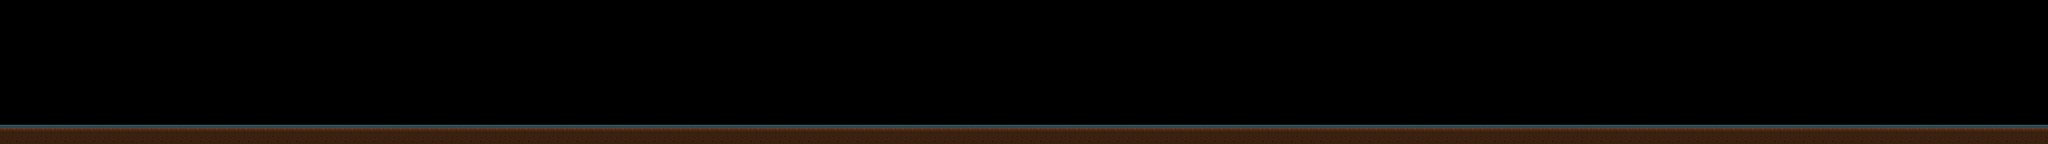

The image is a tile-based game level rendered from a .tmx file. Its description and source (layers, tilesets, objects; grid data summarised) follow:
An orthogonal 212x15 tile map with 32x32 px tiles, 1 tile layer (Map).

<map version="1.0" tiledversion="1.0.3" orientation="orthogonal" renderorder="right-down" width="212" height="15" tilewidth="32" tileheight="32" nextobjectid="1">
 <tileset firstgid="1" source="tiles.tsx" />
 <layer name="Map" width="212" height="15">
  <data>[3180 cells, 424 non-empty, 2 distinct tile ids]</data>
 </layer>
</map>
